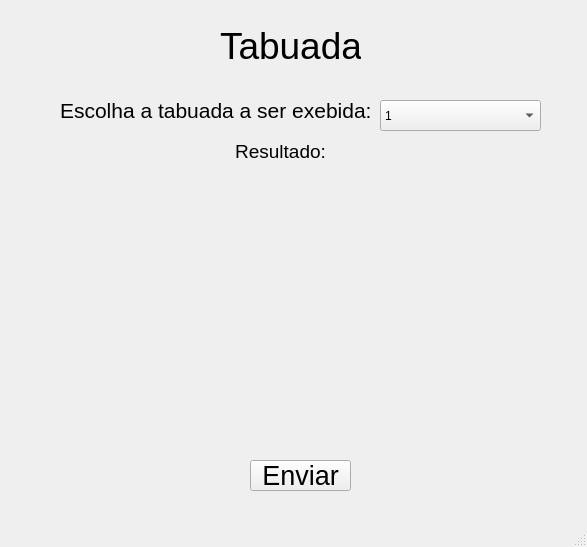
<?xml version="1.0" encoding="UTF-8"?>
<ui version="4.0">
 <class>MainWindow</class>
 <widget class="QMainWindow" name="MainWindow">
  <property name="geometry">
   <rect>
    <x>0</x>
    <y>0</y>
    <width>587</width>
    <height>547</height>
   </rect>
  </property>
  <property name="windowTitle">
   <string>MainWindow</string>
  </property>
  <property name="layoutDirection">
   <enum>Qt::LeftToRight</enum>
  </property>
  <widget class="QWidget" name="centralwidget">
   <widget class="QLabel" name="label">
    <property name="geometry">
     <rect>
      <x>220</x>
      <y>20</y>
      <width>141</width>
      <height>51</height>
     </rect>
    </property>
    <property name="font">
     <font>
      <pointsize>28</pointsize>
     </font>
    </property>
    <property name="text">
     <string>Tabuada</string>
    </property>
   </widget>
   <widget class="QLabel" name="label_2">
    <property name="geometry">
     <rect>
      <x>60</x>
      <y>90</y>
      <width>311</width>
      <height>41</height>
     </rect>
    </property>
    <property name="font">
     <font>
      <pointsize>16</pointsize>
     </font>
    </property>
    <property name="text">
     <string>Escolha a tabuada a ser exebida:</string>
    </property>
   </widget>
   <widget class="QComboBox" name="comboBox">
    <property name="geometry">
     <rect>
      <x>380</x>
      <y>100</y>
      <width>161</width>
      <height>31</height>
     </rect>
    </property>
    <item>
     <property name="text">
      <string>1</string>
     </property>
    </item>
    <item>
     <property name="text">
      <string>2</string>
     </property>
    </item>
    <item>
     <property name="text">
      <string>3</string>
     </property>
    </item>
    <item>
     <property name="text">
      <string>4</string>
     </property>
    </item>
    <item>
     <property name="text">
      <string>5</string>
     </property>
    </item>
    <item>
     <property name="text">
      <string>6</string>
     </property>
    </item>
    <item>
     <property name="text">
      <string>7</string>
     </property>
    </item>
    <item>
     <property name="text">
      <string>8</string>
     </property>
    </item>
    <item>
     <property name="text">
      <string>9</string>
     </property>
    </item>
    <item>
     <property name="text">
      <string>10</string>
     </property>
    </item>
   </widget>
   <widget class="QLabel" name="labelResultado">
    <property name="geometry">
     <rect>
      <x>90</x>
      <y>140</y>
      <width>381</width>
      <height>301</height>
     </rect>
    </property>
    <property name="font">
     <font>
      <pointsize>14</pointsize>
     </font>
    </property>
    <property name="layoutDirection">
     <enum>Qt::LeftToRight</enum>
    </property>
    <property name="text">
     <string>Resultado:</string>
    </property>
    <property name="alignment">
     <set>Qt::AlignHCenter|Qt::AlignTop</set>
    </property>
    <property name="wordWrap">
     <bool>true</bool>
    </property>
   </widget>
   <widget class="QPushButton" name="pushButtonEnviar">
    <property name="geometry">
     <rect>
      <x>250</x>
      <y>460</y>
      <width>101</width>
      <height>31</height>
     </rect>
    </property>
    <property name="font">
     <font>
      <pointsize>20</pointsize>
     </font>
    </property>
    <property name="text">
     <string>Enviar</string>
    </property>
   </widget>
  </widget>
  <widget class="QMenuBar" name="menubar">
   <property name="geometry">
    <rect>
     <x>0</x>
     <y>0</y>
     <width>587</width>
     <height>21</height>
    </rect>
   </property>
  </widget>
  <widget class="QStatusBar" name="statusbar"/>
 </widget>
 <resources/>
 <connections/>
</ui>
